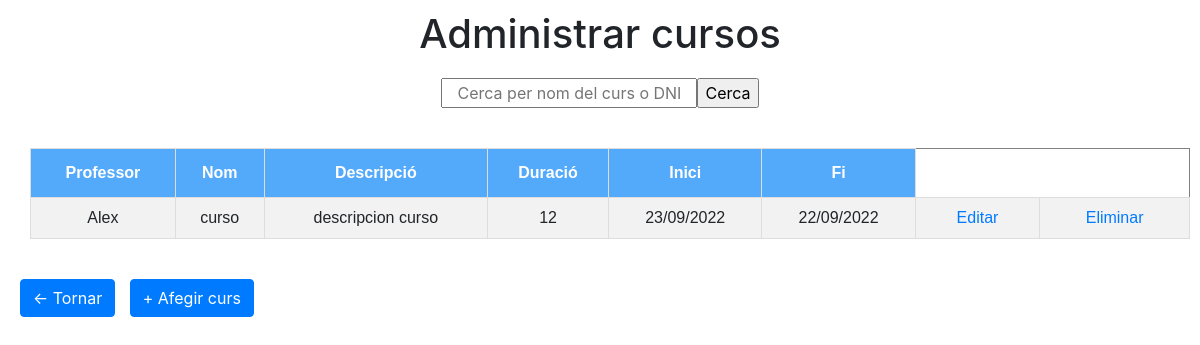
/admin/adminCourses.php (signed in), run on the app's committed database.
### tables this page shows
CREATE TABLE `teacher` (
  `teacher_id` int(11) NOT NULL,
  `dni` varchar(21) NOT NULL,
  `name` varchar(50) NOT NULL,
  `surname` varchar(50) NOT NULL,
  `title` varchar(50) NOT NULL,
  `description` varchar(50) NOT NULL,
  `password` varchar(255) NOT NULL,
  `created_at` datetime DEFAULT current_timestamp(),
  `image` varchar(100) DEFAULT NULL
);

CREATE TABLE `courses` (
  `id_course` int(11) NOT NULL,
  `teacher_id` int(11) NOT NULL,
  `name` varchar(50) NOT NULL,
  `description` varchar(255) NOT NULL,
  `duration` int(15) DEFAULT NULL,
  `start` int(50) NOT NULL,
  `end` int(50) NOT NULL
);

### admin/adminCourses.php (the view, shortened to what this page needs)
<!DOCTYPE html>
<html lang="en">
<head>
  <link rel="stylesheet" href="../styles/admin.css">
  <link rel="stylesheet" href="https://stackpath.bootstrapcdn.com/bootstrap/4.5.2/css/bootstrap.min.css">
</head>
<body>
  <h1>Administrar cursos</h1>
  <?php
  $con = mysqli_connect("localhost", "root", "");
  mysqli_select_db($con, "courses");
  echo "<div style='display: flex; justify-content: center; margin-bottom: 20px; align-items:center;'>";
  echo "<form action='adminCourses.php' method='GET'>";
  echo "<input type='text' name='search' placeholder='Cerca per nom del curs o DNI'>";
  echo "<input type='submit' value='Cerca'>";
  echo "</form>";
  echo "</div>";
  $query = "SELECT * FROM courses";
  $courses = mysqli_query($con, $query);
  ?>
  <div style="width: 100%; display: flex; justify-content: center; margin-bottom: 20px; align-items:center;">
    <?php
    echo "<table border='1'>
<tr>
<th>Professor</th>
<th>Nom</th>
<th>Descripció</th>
<th>Duració</th>
<th>Inici</th>
<th>Fi</th>
</tr>";
    $query = 'SELECT * FROM teacher';
    $result = mysqli_query($con, $query);
    while ($course_row = mysqli_fetch_array($courses)) {
      echo "<tr>";
      while ($teacher_row = mysqli_fetch_array($result)) {
        if ($course_row['teacher_id'] == $teacher_row['teacher_id']) {
          echo "<td>" . $teacher_row['name'] . "</td>";
        }
      }
      echo "<td>" . $course_row['name'] . "</td>";
      echo "<td>" . $course_row['description'] . "</td>";
      echo "<td>" . $course_row['duration'] . "</td>";
      echo "<td>" . date('d/m/Y', $course_row['start']) . "</td>";
      echo "<td>" . date('d/m/Y', $course_row['end']) . "</td>";
      echo "<form method='post' action=" . htmlspecialchars($_SERVER["PHP_SELF"]) . " >";
      echo "<td><a href='adminCoursesEdit.php?id_course=" . $course_row['id_course'] . "'>Editar</a>";
      echo "<td><a href='adminCourses.php?delete_id_course=" . $course_row['id_course'] . "'>Eliminar</a>";
      echo "</td>";
      echo "</tr>";
      mysqli_data_seek($result, 0);
    }
    echo "</table>";
    ?>
  </div>
  <a href="adminPanel.php" class="btn btn-primary"><- Tornar</a>
  <button type="button" onclick="window.location.href='adminCoursesAdd.php'" class="btn btn-primary">+ Afegir curs</button>
</body>
</html>

### styles/admin.css (style rules this page uses)
* { margin: 10px; text-align: center; }
table { font-family: Arial, Helvetica, sans-serif; border-collapse: collapse; width: 100%; }
td, th { border: 1px solid #ddd; padding: 8px; }
tr:nth-child(even) { background-color: #f2f2f2; }
th { padding-top: 12px; padding-bottom: 12px; text-align: left; background-color: #53a9fa; color: white; }

### data on the page
courses: name "curso", description "descripcion curso", duration "12", start "23/09/2022", end "22/09/2022"
teacher: name "Alex"
